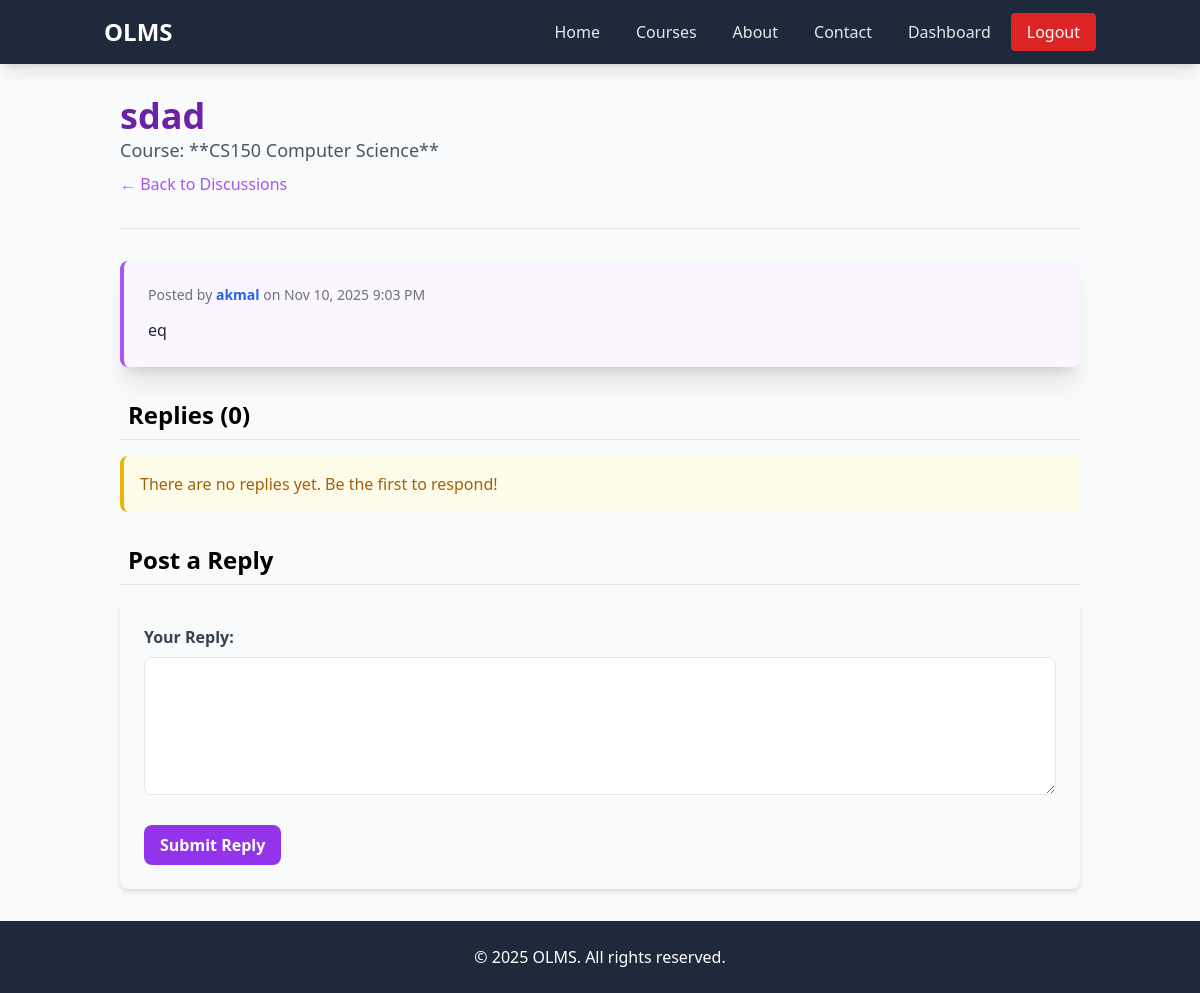
Screenshot of /lecturer/view_thread.php?thread_id=5 (signed in) with the database file from the repository.
### tables this page shows
CREATE TABLE `discussion_threads` (
  `id` int(11) NOT NULL,
  `course_id` int(11) NOT NULL,
  `user_id` int(11) NOT NULL,
  `title` varchar(255) NOT NULL,
  `content` text NOT NULL,
  `created_at` datetime DEFAULT current_timestamp()
);

CREATE TABLE `courses` (
  `id` int(11) NOT NULL,
  `title` varchar(100) NOT NULL,
  `level` varchar(50) DEFAULT NULL,
  `language` varchar(50) DEFAULT NULL,
  `fee` double(10,2) DEFAULT NULL,
  `lecturer_id` int(11) DEFAULT NULL,
  `description` varchar(500) DEFAULT NULL
);

CREATE TABLE `users` (
  `id` int(11) NOT NULL,
  `name` varchar(100) NOT NULL,
  `email` varchar(100) NOT NULL,
  `password` varchar(255) NOT NULL,
  `role` enum('student','lecturer','admin') NOT NULL DEFAULT 'student',
  `status` enum('pending','active','blocked') NOT NULL DEFAULT 'pending'
);

### lecturer/view_thread.php (the view, shortened to what this page needs)
<?php
include("../header.php");
include("../connection.php");
$thread_id = isset($_GET['thread_id']) ? $_GET['thread_id'] : null;
$thread_query = "
    SELECT
        t.title, t.content, t.created_at, t.course_id,
        u.name AS author_name, u.role AS author_role, c.title AS course_title
    FROM
        discussion_threads t
    JOIN
        users u ON t.user_id = u.id
    JOIN
        courses c ON t.course_id = c.id
    WHERE
        t.id = '$thread_id'";
$thread_result = mysqli_query($conn, $thread_query);
$thread = mysqli_fetch_assoc($thread_result);
$replies_query = "
    SELECT
        r.content, r.created_at, u.name AS replier_name, u.role AS replier_role
    FROM
        discussion_replies r
    JOIN
        users u ON r.user_id = u.id
    WHERE
        r.thread_id = '$thread_id'
    ORDER BY
        r.created_at ASC";
$replies_result = mysqli_query($conn, $replies_query);
?>
<body>
    <div class="container mx-auto p-8 max-w-5xl">
        <header class="mb-8">
            <h1 class="text-4xl font-extrabold text-purple-800"><?php echo htmlspecialchars($thread['title']); ?></h1>
            <p class="text-lg text-gray-600">Course: **<?php echo htmlspecialchars($thread['course_title']); ?>**</p>
            <a href="course_discussion.php?course_id=<?php echo $thread['course_id']; ?>"
                class="text-purple-500 hover:text-purple-700 mt-2 inline-block">← Back to Discussions</a>
        </header>
        <hr class="mb-8">
        <section id="main-post" class="mb-8 p-6 bg-purple-50 border-l-4 border-purple-500 rounded-lg shadow-xl">
            <p class="text-sm text-gray-500 mb-3">
                Posted by
                <span
                    class="font-semibold text-<?php echo ($thread['author_role'] == 'lecturer') ? 'red-600' : 'blue-600'; ?>">
                    <?php echo htmlspecialchars($thread['author_name']); ?>
                </span>
                on <?php echo date('M j, Y g:i A', strtotime($thread['created_at'])); ?>
            </p>
            <div class="text-gray-800 leading-relaxed">
                <?php echo nl2br(htmlspecialchars($thread['content'])); ?>
            </div>
        </section>
        <section id="replies" class="mb-8">
            <h2 class="text-2xl font-semibold mb-4 border-b pb-2 flex items-center"><i class="fas fa-reply mr-2"></i>
                Replies (<?php echo mysqli_num_rows($replies_result); ?>)</h2>
            <div class="space-y-6">
                <?php if (mysqli_num_rows($replies_result) > 0): ?>
                <?php while ($reply = mysqli_fetch_assoc($replies_result)): ?>
                <div class="p-4 bg-white border border-gray-200 rounded-lg shadow-sm">
                    <p class="text-sm text-gray-500 mb-2">
                        Replied by
                        <span
                            class="font-semibold text-<?php echo ($reply['replier_role'] == 'lecturer') ? 'red-600' : 'blue-600'; ?>">
                            <?php echo htmlspecialchars($reply['replier_name']); ?>
                        </span>
                        on <?php echo date('M j, Y g:i A', strtotime($reply['created_at'])); ?>
                    </p>
                    <div class="text-gray-700">
                        <?php echo nl2br(htmlspecialchars($reply['content'])); ?>
                    </div>
                </div>
                <?php endwhile; ?>
                <?php else: ?>
                <div class="p-4 bg-yellow-50 border-l-4 border-yellow-500 text-yellow-700 rounded-lg">
                    There are no replies yet. Be the first to respond!
                </div>
                <?php endif; ?>
            </div>
        </section>
        <section id="reply-form">
            <h2 class="text-2xl font-semibold mb-4 border-b pb-2"><i class="fas fa-feather-alt mr-2"></i> Post a Reply
            </h2>
            <form action="view_thread.php?thread_id=<?php echo $thread_id; ?>" method="POST"
                class="p-6 bg-gray-50 rounded-lg shadow-md">
                <div class="mb-6">
                    <label for="reply_content" class="block text-gray-700 font-semibold mb-2">Your Reply:</label>
                    <textarea id="reply_content" name="reply_content" rows="5" required
                        class="w-full px-3 py-2 border rounded-lg focus:ring-purple-500 focus:border-purple-500"></textarea>
                </div>
                <button type="submit"
                    class="bg-purple-600 hover:bg-purple-700 text-white font-bold py-2 px-4 rounded-lg transition duration-200">
                    Submit Reply
                </button>
            </form>
        </section>
    </div>
</body>
<?php include("../footer.php"); ?>

### rows the page displays
discussion_threads: title "sdad", course.title "CS150 Computer Science", user.name "akmal", created_at "Nov 10, 2025 9:03 PM", content "eq"

### other values shown
mysqli_num_rows($replies_result) "0"
